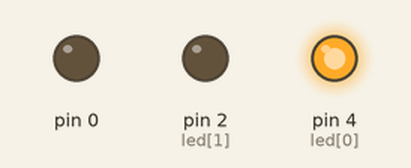
Bench run of a sketch on a simulated Arduino Uno, built with avr-gcc and run on an emulated ATmega328P. Shown: output pins drawn as LEDs (lit = HIGH).

Above: at 0.05 s.
At 1.45 s:
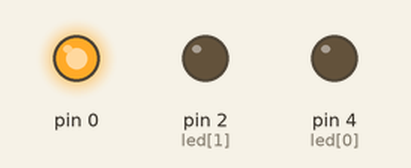
At 2.85 s:
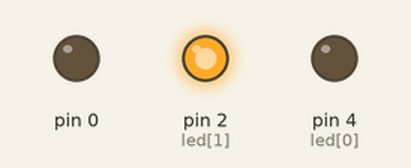
Timing chart, 0 to 3.1 s (numbered marks = the images above):
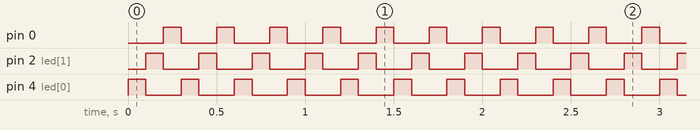

The sketch:

sketch_oct14a.ino
```cpp
int led[3] = {4,  2};
int j = 0;

void setup() {
for (int i = 0; i <3; i++)
  {
  pinMode(led[i], OUTPUT);
  }
}

void loop() {
 zhasni_vse();
 digitalWrite(led[j], HIGH);
 delay(100);
 j++;
 if (j > 2) j = 0;

}

void zhasni_vse()
{
  for (int i = 0; i <3; i++)
  {
    digitalWrite(led[i], LOW);
  }
}
```

Measured:
- by itself, pin 0, pin 2 (led[1]), pin 4 (led[0]): alternates HIGH for 0.10 s and LOW for 0.20 s
